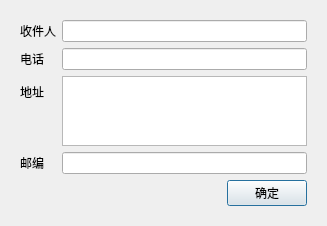
<?xml version="1.0" encoding="UTF-8"?>
<ui version="4.0">
 <class>Dialog</class>
 <widget class="QDialog" name="Dialog">
  <property name="geometry">
   <rect>
    <x>0</x>
    <y>0</y>
    <width>327</width>
    <height>216</height>
   </rect>
  </property>
  <property name="windowTitle">
   <string>Dialog</string>
  </property>
  <layout class="QVBoxLayout" name="verticalLayout">
   <item>
    <widget class="QWidget" name="widget" native="true">
     <layout class="QFormLayout" name="formLayout_2">
      <item row="0" column="0">
       <widget class="QLabel" name="Recipient">
        <property name="text">
         <string>收件人</string>
        </property>
       </widget>
      </item>
      <item row="1" column="0">
       <widget class="QLabel" name="Tel">
        <property name="text">
         <string>电话</string>
        </property>
       </widget>
      </item>
      <item row="2" column="0">
       <widget class="QLabel" name="address">
        <property name="text">
         <string>地址</string>
        </property>
       </widget>
      </item>
      <item row="3" column="0">
       <widget class="QLabel" name="postcode">
        <property name="text">
         <string>邮编</string>
        </property>
       </widget>
      </item>
      <item row="2" column="1">
       <widget class="QTextBrowser" name="infoAddressTextBrowser">
        <property name="maximumSize">
         <size>
          <width>1000</width>
          <height>80</height>
         </size>
        </property>
        <property name="readOnly">
         <bool>false</bool>
        </property>
       </widget>
      </item>
      <item row="4" column="1">
       <layout class="QHBoxLayout" name="horizontalLayout_4">
        <item>
         <spacer name="horizontalSpacer_3">
          <property name="orientation">
           <enum>Qt::Horizontal</enum>
          </property>
          <property name="sizeHint" stdset="0">
           <size>
            <width>40</width>
            <height>20</height>
           </size>
          </property>
         </spacer>
        </item>
        <item>
         <widget class="QPushButton" name="pushButton">
          <property name="text">
           <string>确定</string>
          </property>
         </widget>
        </item>
       </layout>
      </item>
      <item row="0" column="1">
       <widget class="QLineEdit" name="RnameLineEdit"/>
      </item>
      <item row="1" column="1">
       <widget class="QLineEdit" name="TelLineEdit"/>
      </item>
      <item row="3" column="1">
       <widget class="QLineEdit" name="postcodeLineEdit"/>
      </item>
     </layout>
    </widget>
   </item>
  </layout>
 </widget>
 <resources/>
 <connections/>
</ui>
